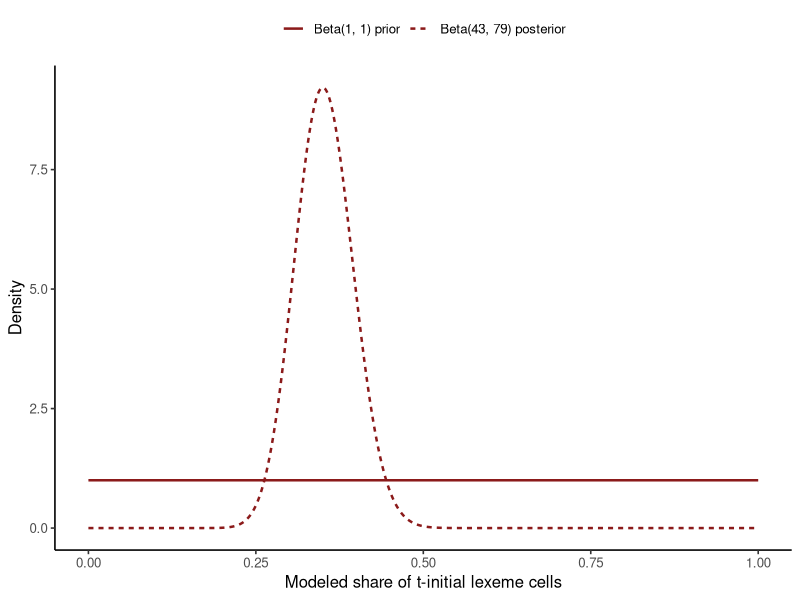

The R source for this figure:
## ---- chunk 1
#| label: load-unimorph-conjugacy
library(ggplot2)

sample_120 <- read.csv(
  "data/unimorph-turkish/verb-past-sample-120.csv",
  stringsAsFactors = FALSE
)
n <- nrow(sample_120)
k <- sum(sample_120$t_initial)

unit_count <- 1L
alpha <- unit_count
beta <- unit_count
alpha_post <- alpha + k
beta_post <- beta + n - k

stopifnot(n == 120L, k == 42L)
data.frame(n, k, non_t_initial = n - k, alpha_post, beta_post)
## ---- chunk 2
#| label: plot-unimorph-conjugacy
#| fig-cap: "Beta prior and posterior for the exchangeable Bernoulli superpopulation model, calculated from the observed 42 of 120 lexeme cells."
theta <- seq(0, 1, length.out = 1001L)
density <- rbind(
  data.frame(theta, value = dbeta(theta, alpha, beta),
             distribution = "Beta(1, 1) prior"),
  data.frame(theta, value = dbeta(theta, alpha_post, beta_post),
             distribution = sprintf("Beta(%d, %d) posterior",
                                    alpha_post, beta_post))
)

ggplot(density, aes(theta, value, linetype = distribution)) +
  geom_line(color = "#8B1A1A", linewidth = 0.85) +
  labs(x = "Modeled share of t-initial lexeme cells", y = "Density",
       linetype = NULL) +
  theme_classic(base_size = 12) +
  theme(legend.position = "top")
